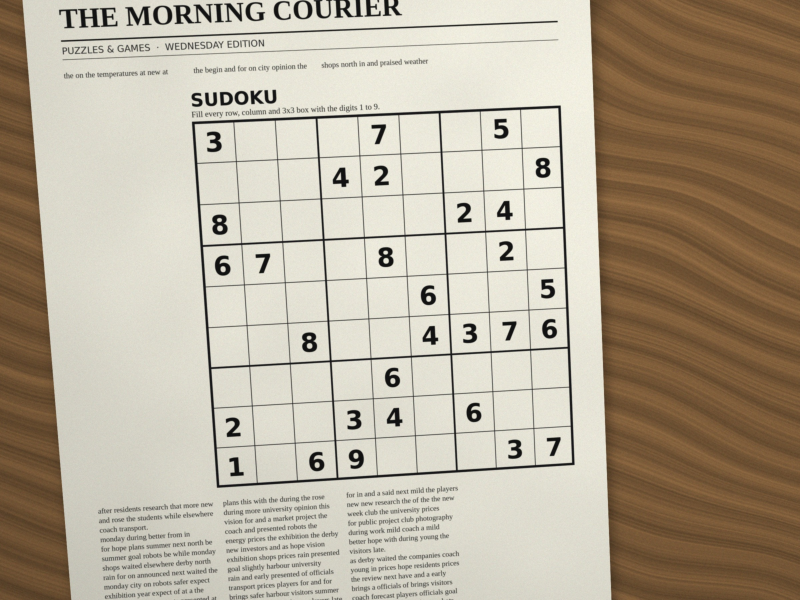
#> input picture images_provided/dev_01.jpg, 2400 x 1800 px (shown at 1/3 size)
$ python main.py images_provided/dev_01.jpg   (older library calls are emulated)
#> lines starting #> are read from the running program, lines starting #| are printed output that depends on the picture; after the words box and inside, x2 and y2 are one past the last pixel; in counts of white or black regions, pixels touching at a corner belong together
from typing import Any, Optional, Dict, List, Tuple
import os
import sys
import json
import time
import glob
import argparse
import cv2
import numpy as np
import pytesseract as pyt

RECT_SIZE = 450
CELL_SIZE = 50

# ---- Preprocessing (Scale Invariant) -----
def preprocess_image(img: np.ndarray):
    h, w = img.shape[:2]
    max_dim = max(h, w)
    scale = 1.0

    # Process on a normalized dimension for speed & consistency
    target_max_dim = 1200
    if max_dim > target_max_dim:
        scale = target_max_dim / float(max_dim)
        proc_w, proc_h = int(w * scale), int(h * scale)
        img_proc = cv2.resize(img, (proc_w, proc_h), interpolation=cv2.INTER_AREA)
    else:
        img_proc = img.copy()

    gray = cv2.cvtColor(img_proc, cv2.COLOR_BGR2GRAY)

    # Kernel sizes scaled relative to image size
    k_blur = max(3, int(round(img_proc.shape[1] * 0.005)) | 1)
    blur = cv2.GaussianBlur(gray, (k_blur, k_blur), 0)

    # Adaptive thresholding to handle lighting variations
    block_size = max(11, int(round(img_proc.shape[1] * 0.015)) | 1)
    thresh = cv2.adaptiveThreshold(
        blur, 255, cv2.ADAPTIVE_THRESH_GAUSSIAN_C,
        cv2.THRESH_BINARY_INV, block_size, 2
    )

    return gray, thresh, scale


# ---- Harris corner detection & automatic corner selection ----
def order_corners(pts: np.ndarray):
    pts = pts.reshape((4, 2)).astype(np.float32)
    rect = np.zeros((4, 2), dtype=np.float32)

    # Top left has minimum (x + y), bottom right has maximum (x + y)
    s = pts.sum(axis=1)
    rect[0] = pts[np.argmin(s)]
    rect[2] = pts[np.argmax(s)]

    # Top right has minimum (y - x), bottom left has maximum (y - x)
    diff = np.diff(pts, axis=1)
    rect[1] = pts[np.argmin(diff)]
    rect[3] = pts[np.argmax(diff)]

    return rect

def detect_harris_corners(gray: np.ndarray, thresh: np.ndarray):

    # Compute Harris Response Map
    gray_f32 = np.float32(gray)
    block_size = max(2, int(round(gray.shape[1] * 0.003)))
    harris_resp = cv2.cornerHarris(gray_f32, blockSize=block_size, ksize=3, k=0.04)  # pyright: ignore[reportCallIssue, reportArgumentType]

    # Normalize Harris map for visualization & thresholding
    harris_norm = cv2.normalize(harris_resp, None, 0, 255, cv2.NORM_MINMAX, cv2.CV_8U)  # pyright: ignore[reportCallIssue, reportArgumentType]

    # Extract Candidate Points via Non Maximum Suppression
    resp_thresh = 0.01 * harris_resp.max()
    harris_thresh = harris_resp > resp_thresh

    # Perform NMS using dilation
    dilated = cv2.dilate(harris_resp, None)  # pyright: ignore[reportCallIssue, reportArgumentType]
    nms_mask = (harris_resp == dilated) & harris_thresh

    candidate_coords = np.argwhere(nms_mask)  # returns (y, x)
    candidates = candidate_coords[:, [1, 0]].astype(np.float32)  # convert to (x, y)

    if len(candidates) < 4:
        return None, harris_norm, candidates

    # Restrict Search Area to the Largest Quadrilateral Region
    contours, _ = cv2.findContours(thresh, cv2.RETR_EXTERNAL, cv2.CHAIN_APPROX_SIMPLE)
    if not contours:
        return None, harris_norm, candidates

    max_contour = max(contours, key=cv2.contourArea)
    peri = cv2.arcLength(max_contour, True)
    approx = cv2.approxPolyDP(max_contour, 0.02 * peri, True)

    if len(approx) == 4:
        rough_quad = approx.reshape(4, 2)
    else:
        hull = cv2.convexHull(max_contour).reshape(-1, 2)
        s = hull.sum(axis=1)
        diff = np.diff(hull, axis=1)
        rough_quad = np.array([hull[np.argmin(s)], hull[np.argmin(diff)], hull[np.argmax(s)], hull[np.argmax(diff)]])

    rough_quad = order_corners(rough_quad)

    # Select the closest Harris candidate for each corner of the rough region
    selected_corners = np.zeros((4, 2), dtype=np.float32)
    for i in range(4):
        target_pt = rough_quad[i]
        dists = np.linalg.norm(candidates - target_pt, axis=1)
        best_idx = np.argmin(dists)
        selected_corners[i] = candidates[best_idx]

    # Refine selected Harris corners with sub-pixel accuracy
    criteria = (cv2.TERM_CRITERIA_EPS + cv2.TERM_CRITERIA_MAX_ITER, 30, 0.1)
    corners_subpix = cv2.cornerSubPix(
        gray, selected_corners.copy(), winSize=(5, 5), zeroZone=(-1, -1), criteria=criteria
    )

    return order_corners(corners_subpix), harris_norm, candidates

def draw_harris_debug(harris_norm: np.ndarray, candidates: np.ndarray, corners: Optional[np.ndarray]):
    vis = cv2.cvtColor(harris_norm, cv2.COLOR_GRAY2BGR)

    # Plot candidate points (blue circles)
    for pt in candidates:
        cv2.circle(vis, (int(pt[0]), int(pt[1])), 2, (255, 120, 0), -1)

    # Highlight final 4 Harris corners (red circles with labels)
    if corners is not None:
        labels = ["TL", "TR", "BR", "BL"]
        colors = [(0, 0, 255), (0, 255, 255), (0, 255, 0), (255, 0, 255)]
        for pt, label, col in zip(corners, labels, colors):
            x, y = int(pt[0]), int(pt[1])
            cv2.circle(vis, (x, y), 6, col, -1)
            cv2.circle(vis, (x, y), 8, (255, 255, 255), 2)
            cv2.putText(vis, label, (x + 8, y + 8), cv2.FONT_HERSHEY_SIMPLEX, 0.6, col, 2)

    return vis


# ---- Rectification (A3, A4, H4) & residual measurements ----
def perform_rectifications(img: np.ndarray, corners: np.ndarray):
    src = corners.astype(np.float32)  # [TL, TR, BR, BL]

    # Target points for a 450x450 square
    dst_pts = np.float32([[0, 0], [RECT_SIZE - 1, 0], [RECT_SIZE - 1, RECT_SIZE - 1], [0, RECT_SIZE - 1]])  # pyright: ignore[reportArgumentType]

    # A3: 3 point Affine (using TL, TR, BL)
    M_A3 = cv2.getAffineTransform(src[[0, 1, 3]], dst_pts[[0, 1, 3]])  # pyright: ignore[reportCallIssue, reportArgumentType]
    rect_A3 = cv2.warpAffine(img, M_A3, (RECT_SIZE, RECT_SIZE))

    # Calculate where original BR corner lands in A3 target space
    br_src_homo = np.array([src[2][0], src[2][1], 1.0], dtype=np.float32)
    br_mapped = M_A3 @ br_src_homo
    a3_corner_err_px = float(np.linalg.norm(br_mapped - dst_pts[2]))  # pyright: ignore[reportCallIssue, reportArgumentType]

    # A4: 4 point Least-Squares Affine
    M_A4, _ = cv2.estimateAffine2D(src, dst_pts)  # pyright: ignore[reportCallIssue, reportArgumentType]
    rect_A4 = cv2.warpAffine(img, M_A4, (RECT_SIZE, RECT_SIZE))

    # Calculate RMS residual over all 4 corners for A4
    src_homo = np.hstack([src, np.ones((4, 1), dtype=np.float32)])  # 4x3
    mapped_A4 = (M_A4 @ src_homo.T).T  # 4x2
    a4_rms_px = float(np.sqrt(np.mean(np.sum((mapped_A4 - dst_pts) ** 2, axis=1))))

    # H4: 4 point Projective Homography
    M_H4 = cv2.getPerspectiveTransform(src, dst_pts)  # pyright: ignore[reportCallIssue, reportArgumentType]
    rect_H4 = cv2.warpPerspective(img, M_H4, (RECT_SIZE, RECT_SIZE))

    return rect_A3, rect_A4, rect_H4, M_A3, M_A4, M_H4, a3_corner_err_px, a4_rms_px


# ---- Cell extraction and digit OCR ----
def is_cell_empty(cell_gray: np.ndarray):
    h, w = cell_gray.shape

    # Isolate the central core to avoid outer grid lines
    y1, y2 = int(h * 0.20), int(h * 0.80)
    x1, x2 = int(w * 0.20), int(w * 0.80)
    core = cell_gray[y1:y2, x1:x2]

    # Contrast / Standard Deviation Check
    # Blank paper has low standard deviation; printed digits create high contrast.
    std_dev = float(np.std(core))
    ptp_range = float(np.ptp(core))  # Max minus min pixel intensity

    if std_dev < 12.0 or ptp_range < 40:
        return True  # Uniform region = Empty Paper

    # Relative Dark Pixel Count
    # Measure pixels significantly darker than the local average paper color of this cell
    mean_val = float(np.mean(core))
    dark_pixels = np.sum(core < (mean_val - 35))
    dark_ratio = dark_pixels / float(core.size)

    # If less than 3.5% of core pixels are dark ink, deem empty
    if dark_ratio < 0.035:
        return True

    return False

def preprocess_cell_for_ocr(cell_gray: np.ndarray):
    h, w = cell_gray.shape
    margin = int(h * 0.15)
    crop = cell_gray[margin : h - margin, margin : w - margin]

    # Relative binarization against local average paper intensity
    mean_val = float(np.mean(crop))
    binary = np.where(crop < (mean_val - 30), 255, 0).astype(np.uint8)

    # Find candidate digit contour
    contours, _ = cv2.findContours(binary, cv2.RETR_EXTERNAL, cv2.CHAIN_APPROX_SIMPLE)
    if not contours:
        return None

    # Keep largest connected component
    c = max(contours, key=cv2.contourArea)
    area = cv2.contourArea(c)
    x, y, bw, bh = cv2.boundingRect(c)

    # Noise filter: minimum size thresholds for printed digits
    if area < 25 or bh < 10 or bw < 4:
        return None

    digit_crop = binary[y : y + bh, x : x + bw]

    # Invert binary mask so digit is black on white paper background
    digit_black_text = cv2.bitwise_not(digit_crop)

    # Center digit inside a 48x48 canvas
    padded = np.full((48, 48), 255, dtype=np.uint8)
    sx = (48 - bw) // 2
    sy = (48 - bh) // 2
    padded[sy : sy + bh, sx : sx + bw] = digit_black_text

    return padded

def extract_grid_and_ocr(rect_H4: np.ndarray):
    gray = cv2.cvtColor(rect_H4, cv2.COLOR_BGR2GRAY) if len(rect_H4.shape) == 3 else rect_H4

    grid = []
    ink_ratios = []
    tess_config = "--psm 10 --oem 3 -c tessedit_char_whitelist=123456789"

    for r in range(9):
        row_digits = []
        row_ratios = []
        for c in range(9):
            y1, y2 = r * CELL_SIZE, (r + 1) * CELL_SIZE
            x1, x2 = c * CELL_SIZE, (c + 1) * CELL_SIZE
            cell_gray = gray[y1:y2, x1:x2]

            # EXPLICIT PRE-OCR EMPTY CHECK
            if is_cell_empty(cell_gray):
                row_digits.append(0)
                row_ratios.append(0.0)
            else:
                # PREPARE CELL & RUN OCR
                cell_ocr_input = preprocess_cell_for_ocr(cell_gray)
                if cell_ocr_input is None:
                    row_digits.append(0)
                    row_ratios.append(0.0)
                else:
                    try:
                        text = pyt.image_to_string(cell_ocr_input, config=tess_config).strip()
                        digit = int(text) if text.isdigit() and len(text) == 1 else 0
                    except Exception:
                        digit = 0

                    row_digits.append(digit)
                    row_ratios.append(1.0)

        grid.append(row_digits)
        ink_ratios.append(row_ratios)

    return grid, ink_ratios


# ---- Validity check and visual debug rendering ----
def validate_sudoku_grid(grid: List[List[int]]):
    conflicts = set()

    # Check Rows
    for r in range(9):
        seen = {}
        for c in range(9):
            val = grid[r][c]
            if val != 0:
                if val in seen:
                    conflicts.add((r, c))
                    conflicts.add((r, seen[val]))
                else:
                    seen[val] = c

    # Check Columns
    for c in range(9):
        seen = {}
        for r in range(9):
            val = grid[r][c]
            if val != 0:
                if val in seen:
                    conflicts.add((r, c))
                    conflicts.add((seen[val], c))
                else:
                    seen[val] = r

    # Check 3x3 Boxes
    for box_row in range(3):
        for box_col in range(3):
            seen = {}
            for r in range(box_row * 3, (box_row + 1) * 3):
                for c in range(box_col * 3, (box_col + 1) * 3):
                    val = grid[r][c]
                    if val != 0:
                        if val in seen:
                            conflicts.add((r, c))
                            conflicts.add(seen[val])
                        else:
                            seen[val] = (r, c)

    verdict = "valid" if len(conflicts) == 0 else "invalid"
    return verdict, sorted(list(conflicts))

def render_debug_image(rect_H4: np.ndarray, grid: List[List[int]], conflicts: List[Tuple[int, int]], verdict: str):
    debug_vis = rect_H4.copy()

    # Draw 9x9 Grid Lines
    for i in range(10):
        pos = i * CELL_SIZE
        thick = 3 if i % 3 == 0 else 1
        color = (0, 0, 0)
        cv2.line(debug_vis, (pos, 0), (pos, RECT_SIZE), color, thick)
        cv2.line(debug_vis, (0, pos), (RECT_SIZE, pos), color, thick)

    conflict_set = set(conflicts)

    # Render Overlay Text & Conflict Boxes
    for r in range(9):
        for c in range(9):
            val = grid[r][c]
            x1, y1 = c * CELL_SIZE, r * CELL_SIZE
            x2, y2 = (c + 1) * CELL_SIZE, (r + 1) * CELL_SIZE

            is_conflict = (r, c) in conflict_set
            if is_conflict:
                # Fill conflicting cell with red tint overlay
                overlay = debug_vis.copy()
                cv2.rectangle(overlay, (x1, y1), (x2, y2), (0, 0, 255), -1)
                cv2.addWeighted(overlay, 0.35, debug_vis, 0.65, 0, debug_vis)
                cv2.rectangle(debug_vis, (x1, y1), (x2, y2), (0, 0, 255), 2)

            if val != 0:
                txt_color = (0, 0, 220) if is_conflict else (200, 30, 0)
                # Center text inside cell
                font = cv2.FONT_HERSHEY_SIMPLEX
                scale = 0.9
                thick = 2
                (tw, th), _ = cv2.getTextSize(str(val), font, scale, thick)
                tx = x1 + (CELL_SIZE - tw) // 2
                ty = y1 + (CELL_SIZE + th) // 2
                cv2.putText(debug_vis, str(val), (tx, ty), font, scale, txt_color, thick)

    # Header status banner
    banner_color = (0, 150, 0) if verdict == "valid" else (0, 0, 200)
    cv2.putText(
        debug_vis, f"Verdict: {verdict.upper()}", (15, 30),
        cv2.FONT_HERSHEY_SIMPLEX, 0.8, banner_color, 2
    )

    return debug_vis


# ---- Execution for single image ----
def process_single_image(image_path: str, out_dir: str) -> Dict[str, Any]:
    start_time = time.time()
    base_name = os.path.splitext(os.path.basename(image_path))[0]

    img = cv2.imread(image_path)
    if img is None:
        print(f"Failed to read image: {image_path}")
        return {"image": os.path.basename(image_path), "verdict": "not_found", "runtime_s": 0.0}

    # Preprocessing
    gray, thresh, scale = preprocess_image(img)

    # Harris Corner Detection & Corner Selection
    corners_proc, harris_norm, candidates = detect_harris_corners(gray, thresh)

    # Save <name>_harris.png
    harris_vis = draw_harris_debug(harris_norm, candidates, corners_proc)
    cv2.imwrite(os.path.join(out_dir, f"{base_name}_harris.png"), harris_vis)

    if corners_proc is None:
        print(f"Could not isolate Sudoku corners in {image_path}")
        result_data = {
            "image": os.path.basename(image_path),
            "corners": [],
            "A3": [],
            "A4": [],
            "H4": [],
            "a3_corner_err_px": None,
            "a4_rms_px": None,
            "grid": [],
            "verdict": "not_found",
            "runtime_s": round(time.time() - start_time, 4)
        }
        with open(os.path.join(out_dir, f"{base_name}_result.json"), "w") as f:
            json.dump(result_data, f, indent=2)
        return result_data

    # Map corner coordinates back to original unscaled image resolution
    corners_orig = corners_proc / scale

    # Rectification (A3, A4, H4)
    rect_A3, rect_A4, rect_H4, M_A3, M_A4, M_H4, a3_err, a4_rms = perform_rectifications(
        img, corners_orig
    )

    # Save <name>_rect_A3.png, _rect_A4.png, _rect_H4.png
    cv2.imwrite(os.path.join(out_dir, f"{base_name}_rect_A3.png"), rect_A3)
    cv2.imwrite(os.path.join(out_dir, f"{base_name}_rect_A4.png"), rect_A4)
    cv2.imwrite(os.path.join(out_dir, f"{base_name}_rect_H4.png"), rect_H4)

    # Cell Extraction & Digit OCR (on H4 image)
    grid, _ = extract_grid_and_ocr(rect_H4)

    # Validity Verification
    verdict, conflicts = validate_sudoku_grid(grid)

    # Save <name>_grid.txt
    grid_txt_path = os.path.join(out_dir, f"{base_name}_grid.txt")
    with open(grid_txt_path, "w") as f:
        for row in grid:
            f.write("".join(map(str, row)) + "\n")

    # Save <name>_debug.png
    debug_vis = render_debug_image(rect_H4, grid, conflicts, verdict)
    cv2.imwrite(os.path.join(out_dir, f"{base_name}_debug.png"), debug_vis)

    runtime_s = round(time.time() - start_time, 4)

    # Format result dictionary matching Appendix A schema
    result_data = {
        "image": os.path.basename(image_path),
        "corners": corners_orig.tolist(),
        "A3": M_A3.tolist(),
        "A4": M_A4.tolist(),
        "H4": M_H4.tolist(),
        "a3_corner_err_px": round(a3_err, 4),
        "a4_rms_px": round(a4_rms, 4),
        "grid": grid,
        "verdict": verdict,
        "conflicting_cells": conflicts,
        "runtime_s": runtime_s
    }

    # Save <name>_result.json
    with open(os.path.join(out_dir, f"{base_name}_result.json"), "w") as f:
        json.dump(result_data, f, indent=2)

    print(f"Processed {image_path} in {runtime_s:.2f}s | Verdict: {verdict}")
    return result_data


# ---- Main function ----
def main():
    parser = argparse.ArgumentParser()
    parser.add_argument("input", type=str, nargs="?", help="Path to single input image file")
    parser.add_argument("--batch", type=str, help="Path to directory containing input images (batch mode)")
    parser.add_argument("--outdir", "-o", type=str, default="out/", help="Directory to save output files")

    args = parser.parse_args()

    if not args.input and not args.batch:
        parser.print_help()
        sys.exit(1)

    os.makedirs(args.outdir, exist_ok=True)

    if args.batch:
        valid_exts = ("*.jpg", "*.jpeg", "*.png", "*.bmp")
        image_files = []
        for ext in valid_exts:
            image_files.extend(glob.glob(os.path.join(args.batch, ext)))
            image_files.extend(glob.glob(os.path.join(args.batch, ext.upper())))

        image_files = sorted(list(set(image_files)))
        print(f"--- Running Batch Mode on {len(image_files)} images ---")
        for img_path in image_files:
            process_single_image(img_path, args.outdir)
    else:
        process_single_image(args.input, args.outdir)
#> in process_single_image, img is the input picture: shape (1800, 2400, 3); mean B, G, R 152.7, 171.1, 182.1
#> in preprocess_image, `img_proc = cv2.resize(img, (proc_w, proc_h), interpolation=cv2.INTER_A..`:
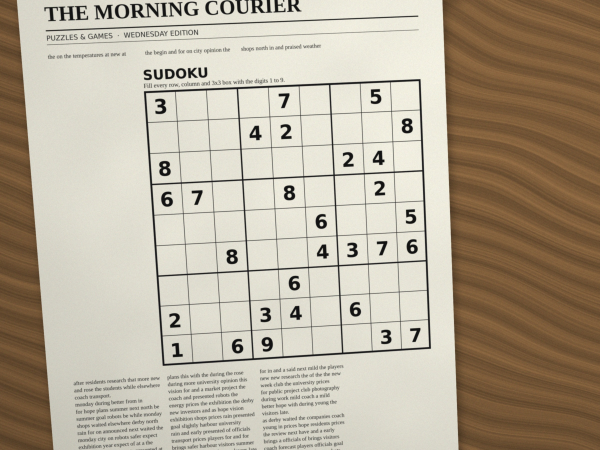
#> img_proc: shape (900, 1200, 3) (shown at 1/2 size); mean B, G, R 152.8, 171.3, 182.2
#> in preprocess_image, `gray = cv2.cvtColor(img_proc, cv2.COLOR_BGR2GRAY)`:
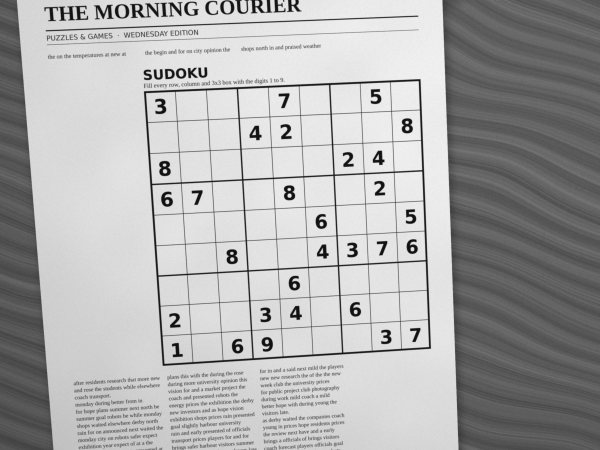
#> gray: shape (900, 1200) (shown at 1/2 size); min 11, max 245, mean 172.4
#> in preprocess_image, `thresh = cv2.adaptiveThreshold( blur, 255, cv2.ADAPTIVE_THRESH_GAUSSIA..`:
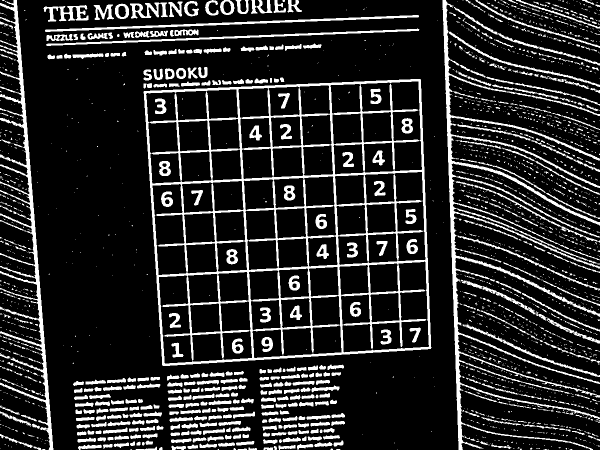
#> thresh: shape (900, 1200) (shown at 1/2 size); 16.4% white; 2371 white regions (1859 under 20 px), largest, box (x1, y1, x2, y2) and area: (287, 158, 863, 732) 45915, (885, 0, 1200, 900) 25298, (0, 0, 107, 900) 11897
#> in process_single_image, `gray, thresh, scale = preprocess_image(img)`: scale = 0.5
#> in detect_harris_corners, `harris_resp = cv2.cornerHarris(gray_f32, blockSize=block_size, ksize=3..`:
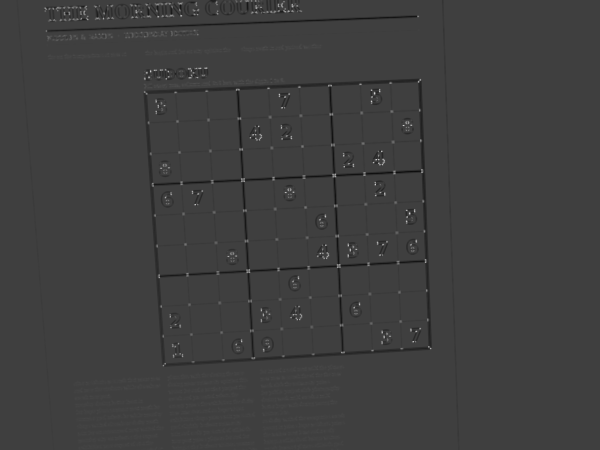
#> harris_resp: shape (900, 1200) float32 (shown at 1/2 size); min -28141734, max 84099816, mean -195380.9; drawn with min black and max white
#> in detect_harris_corners, `resp_thresh = 0.01 * harris_resp.max()`: resp_thresh = 840998.2
#> in detect_harris_corners, `harris_thresh = harris_resp > resp_thresh`:
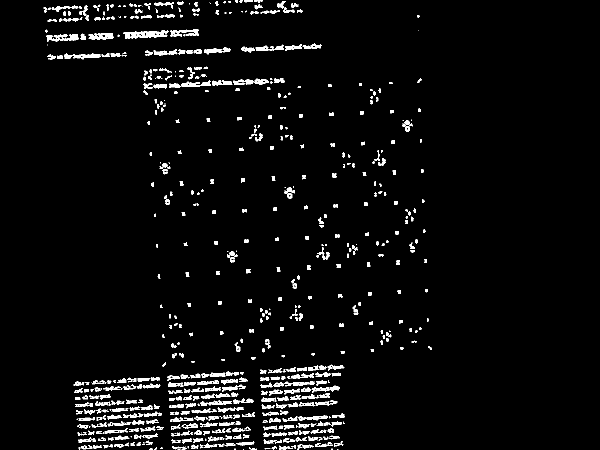
#> harris_thresh: shape (900, 1200) bool (shown at 1/2 size); 3.8% white; 842 white regions (270 under 20 px), largest, box (x1, y1, x2, y2) and area: (247, 61, 337, 78) 867, (340, 58, 398, 74) 482, (177, 66, 227, 80) 473
#> in detect_harris_corners, `dilated = cv2.dilate(harris_resp, None)`:
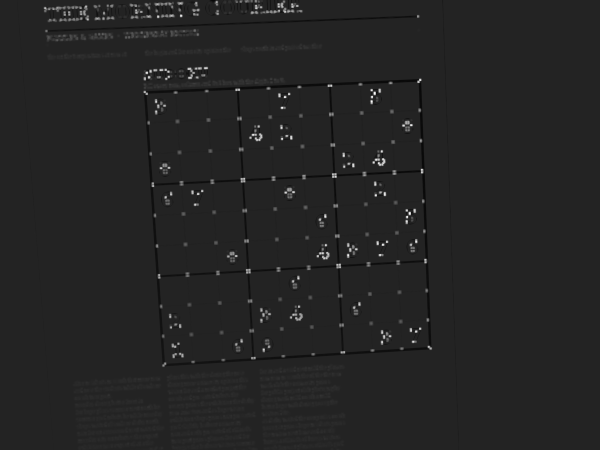
#> dilated: shape (900, 1200) float32 (shown at 1/2 size); min -13805056, max 84099816, mean 449840.2; drawn with min black and max white
#> in detect_harris_corners, `candidate_coords = np.argwhere(nms_mask)`: candidate_coords = 4051 pairs, first value 0 to 899, second value 90 to 861
#> (the rest of the program and of its run is left out)
